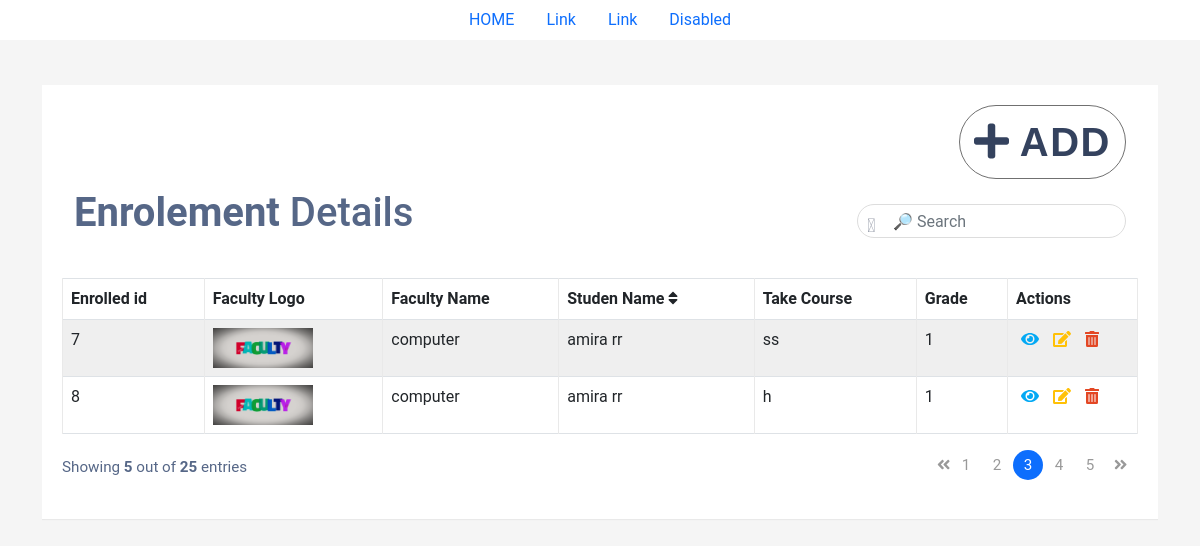
The page /layout/studentCourseEn/html/stable.php (signed in) on the database its author committed.
### tables this page shows
CREATE TABLE `student_course_enroll` (
  `id` int(11) NOT NULL,
  `student_id` int(11) DEFAULT NULL,
  `course_id` int(11) DEFAULT NULL,
  `grade` int(11) DEFAULT NULL
);

CREATE TABLE `faculty` (
  `id` int(11) NOT NULL,
  `name` varchar(50) DEFAULT NULL,
  `description` text DEFAULT NULL,
  `createdAt` date DEFAULT NULL,
  `logo` text DEFAULT NULL,
  `background` text DEFAULT NULL,
  `levelsNum` int(11) DEFAULT NULL,
  `specialYear` int(11) DEFAULT NULL
);

CREATE TABLE `student` (
  `id` int(11) NOT NULL,
  `N_id` bigint(20) NOT NULL,
  `fname` varchar(30) DEFAULT NULL,
  `lname` varchar(30) DEFAULT NULL,
  `gender` varchar(50) DEFAULT NULL,
  `birthdate` date DEFAULT NULL,
  `mobileN` varchar(11) DEFAULT NULL,
  `country` varchar(50) DEFAULT NULL,
  `city` varchar(50) DEFAULT NULL,
  `picture` text DEFAULT NULL,
  `level` int(11) NOT NULL,
  `faculty_id` int(11) NOT NULL,
  `account_id` int(11) DEFAULT NULL,
  `dept_id` int(11) DEFAULT NULL
);

CREATE TABLE `course` (
  `id` int(11) NOT NULL,
  `name` varchar(50) DEFAULT NULL,
  `description` text DEFAULT NULL,
  `credit_hours` int(11) DEFAULT NULL,
  `level` int(11) DEFAULT NULL,
  `chaptersNum` int(11) DEFAULT NULL,
  `faculty_id` int(11) DEFAULT NULL,
  `prof_id` int(11) DEFAULT NULL
);

### functions/studentCourseEn/select.php (called while the page is built, shortened)
<?php
include "../../../functions/mainFunctions/conn.php" ;
$stmt = $conn->query("SELECT c.*,s.fname, s.lname,f.name as FN, f.logo, courses.name
                     FROM student_course_enroll as c
                    inner join student as s
                    on c.student_id=s.id
                    inner join faculty as f
                    on s.faculty_id = f.id
                    inner join course as courses
                    on c.course_id = courses.id");
 $res=$stmt->fetchAll();
 ?>

### layout/studentCourseEn/html/stable.php (the view, shortened to what this page needs)
<?php include "../../../functions/studentCourseEn/select.php";?><!DOCTYPE html>
<html lang="en">
<head>
    <link rel="stylesheet" href="../../../contents/css/bootstrap.min.css">
    <link rel="stylesheet" href="../../../contents/css/all.min.css">
    <link rel="stylesheet" href="../../../layout/student/css/style.css">
    <link rel="stylesheet" href="../../../layout/professor/css/stable.css">
</head>
<body>
<ul class="nav justify-content-center" style="background-color:white;">
  <li class="nav-item">
    <a class="nav-link" href="../../../index.php">HOME</a>
  </li>
  <li class="nav-item">
    <a class="nav-link" href="#">Link</a>
  </li>
  <li class="nav-item">
    <a class="nav-link" href="#">Link</a>
  </li>
  <li class="nav-item">
    <a class="nav-link" href="#">Disabled</a>
  </li>
</ul>
<div class="container-xl">
    <div class="table-responsive">
        <div class="table-wrapper">
            <div class="table-title">
            <div class="row" style="margin:0;padding:0">
                    <div class="col-sm-8"></div>
                    <div class="col-sm-4">
                    <a href="../../../layout/studentCourseEn/html/create.php" id='add' class="btn btn-success" style="float:right;"><i class="fas fa-plus"></i> ADD</a>
                    </div>
                </div>
                <div class="row" style="margin:0;padding:0">
                    <div class="col-sm-8"><h1><b>Enrolement</b> Details</h1></div>
                    <div class="col-sm-4">
                        <div class="search-box">
                            <i class="material-icons">&#xE8B6;</i>
                            <input type="search" id="myInput" class="form-control" placeholder="&#x1F50E;&#xFE0E; Search">
                        </div>
                    </div>
                </div>
            </div>
            <table class="table table-striped table-hover table-bordered" id="myTable">
                <thead>
                        <th>Enrolled id</th>
                        <th>Faculty Logo</th>
                        <th>Faculty Name</th>
                        <th>Studen Name <i class="fa fa-sort"></i></th>
                        <th>Take Course</th>
                        <th>Grade</th>
                        <th>Actions</th>
                </thead>
                <tbody>
                    <?php
                     foreach ($res as $row) {
                    ?>
                    <?php if($row['FN']!="university") {?>
                        <tr>
                        <td><?php echo $row['id'];?></td>
                        <td><img src="<?php echo $row['logo'];?>" style="width=40px;height:40px;"></td>
                        <td><?php echo $row['FN'];?></td>
                        <td><?php echo $row['fname']." ".$row['lname'];?></td>
                        <td><?php echo $row['name'];?></td>
                        <td><?php if($row['grade']=="") echo "Get Exam First";else echo $row['grade'];?></td>
                        <td>
                            <a href="<?php echo $row['id'];?>" style="color:#03A9F4" class="viewCE" title="View" data-toggle="tooltip"><i class="fas fa-eye"></i></a>
                            <a id="<?php echo $row['id'];?>" style="color:#FFC107" class="editCE" title="Edit" data-toggle="tooltip"><i class="fas fa-edit"></i></a>
                            <a id="<?php echo $row['id'];?>" picture="<?php echo $row['logo'];?>" style="color:#E34724" class="deleteCE" title="Delete" data-toggle="tooltip"><i class="fas fa-trash-alt"></i></a>
                        </tr>
                        <?php } ?>
                <?php
                }
                ?>
                </tbody>
            </table>
            <div class="clearfix">
                <div class="hint-text">Showing <b>5</b> out of <b>25</b> entries</div>
                <ul class="pagination">
                    <li class="page-item disabled"><a href="#"><i class="fa fa-angle-double-left"></i></a></li>
                    <li class="page-item"><a href="#" class="page-link">1</a></li>
                    <li class="page-item"><a href="#" class="page-link">2</a></li>
                    <li class="page-item active"><a href="#" class="page-link">3</a></li>
                    <li class="page-item"><a href="#" class="page-link">4</a></li>
                    <li class="page-item"><a href="#" class="page-link">5</a></li>
                    <li class="page-item"><a href="#" class="page-link"><i class="fa fa-angle-double-right"></i></a></li>
                </ul>
            </div>
        </div>
    </div>
</div>
</body>
</html>

### layout/student/css/style.css (style rules this page uses)
body { background: #34425E 0% 0% no-repeat padding-box; }
div { margin-bottom: 10px; margin-top: 15px; }
.btn { background: #FFFFFF 0% 0% ; border: 1px solid #707070; width: 465px; height: 104px; border-radius: 92px; opacity: 1; width: 50%; height: 100%; font: normal normal bold 40px/60px Arial; letter-spacing: 1.54px; color: #34425E; opacity: 1; }

### layout/professor/css/stable.css (style rules this page uses)
body { color: #566787; background: #f5f5f5; font-family: 'Roboto', sans-serif; }
.table-responsive { margin: 30px 0; }
.table-wrapper { min-width: 1000px; background: #fff; padding: 20px; box-shadow: 0 1px 1px rgba(0,0,0,.05); }
.table-title { padding-bottom: 10px; margin: 0 0 10px; min-width: 100%; }
.search-box { position: relative; float: right; }
.search-box input { height: 34px; border-radius: 20px; padding-left: 35px; border-color: #ddd; box-shadow: none; }
.search-box i { color: #a0a5b1; position: absolute; font-size: 19px; top: 8px; left: 10px; }
table.table tr th, table.table tr td { border-color: #e9e9e9; }
table.table-striped tbody tr:nth-of-type(odd) { background-color: #fcfcfc; }
table.table td:last-child { width: 130px; }
table.table td a { color: #a0a5b1; display: inline-block; margin: 0 5px; }
.pagination { float: right; margin: 0 0 5px; }
.pagination li a { border: none; font-size: 95%; width: 30px; height: 30px; color: #999; margin: 0 2px; line-height: 30px; border-radius: 30px !important; text-align: center; padding: 0; }
.pagination li.active a { background: #03A9F4; }
.hint-text { float: left; margin-top: 6px; font-size: 95%; }

### rows shown on the page
student_course_enroll: id "7", faculty.logo (picture), faculty.name "computer", student.fname "amira", student.lname "rr", course.name "ss", grade "1"
student_course_enroll: id "8", faculty.logo (picture), faculty.name "computer", student.fname "amira", student.lname "rr", course.name "h", grade "1"
